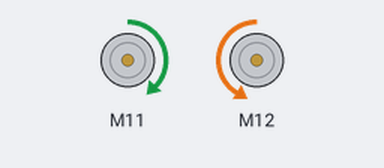
The sketch below on a simulated Arduino Uno, built with avr-gcc and run on an emulated ATmega328P. Parts: 2 × DC motor (green arrow = forward, orange = backward, longer = faster).

Above: at 0.2 s.
Timing chart, 0 to 1.7 s (numbered marks = the images above):
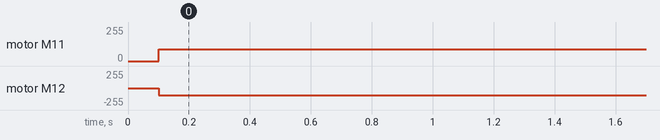

Measured:
- by itself, motor M11: stopped → forward 89/255 at 0.10 s
- by itself, motor M12: stopped → backward 106/255 at 0.10 s

The sketch:

LineFollower.ino
```cpp
#include <Arduino.h>
#include <Wire.h>
#include <SoftwareSerial.h>
#include <MeMegaPi.h>

double angle_rad = PI/180.0;
double angle_deg = 180.0/PI;
MeEncoderOnBoard Encoder_1(SLOT1);
MeEncoderOnBoard Encoder_2(SLOT2);
MeEncoderOnBoard Encoder_3(SLOT3);
MeEncoderOnBoard Encoder_4(SLOT4);
MeLineFollower linefollower_6(6);
int count = 0;
bool turnLeft = false;

void isr_process_encoder1(void){
  if(digitalRead(Encoder_1.getPortB()) == 0){
    Encoder_1.pulsePosMinus();
  }else{
    Encoder_1.pulsePosPlus();
  }
}

void isr_process_encoder2(void){
  if(digitalRead(Encoder_2.getPortB()) == 0){
    Encoder_2.pulsePosMinus();
  }else{
    Encoder_2.pulsePosPlus();
  }
}

void isr_process_encoder3(void){
  if(digitalRead(Encoder_3.getPortB()) == 0){
    Encoder_3.pulsePosMinus();
  }else{
    Encoder_3.pulsePosPlus();
  }
}

void isr_process_encoder4(void){
  if(digitalRead(Encoder_4.getPortB()) == 0){
    Encoder_4.pulsePosMinus();
  }else{
    Encoder_4.pulsePosPlus();
  }
}
void move(int direction, int speed){
  int leftSpeed = 0;
  int rightSpeed = 0;
  if(direction == 1){ // Right
    leftSpeed = -1 * speed;
    rightSpeed = speed;
  }else if(direction == 2){ // Left
    leftSpeed = speed;
    rightSpeed = -1 * speed;
  }else if(direction == 3){ // Forwards
    leftSpeed = speed;
    rightSpeed = speed;
  }else if(direction == 4){ // Backwards
    leftSpeed = -1 * speed;
    rightSpeed = -1 * speed;
  }
  Encoder_1.setTarPWM(leftSpeed);
  Encoder_2.setTarPWM(rightSpeed * 1.20);
}

void setup() {
  TCCR1A = _BV(WGM10);
  TCCR1B = _BV(CS11) | _BV(WGM12);
  TCCR2A = _BV(WGM21) | _BV(WGM20);
  TCCR2B = _BV(CS21);
  attachInterrupt(Encoder_1.getIntNum(), isr_process_encoder1, RISING);
  attachInterrupt(Encoder_2.getIntNum(), isr_process_encoder2, RISING);
  // DO SOMETHING

}

void _loop() {
  Encoder_1.loop();
  Encoder_2.loop();
}

void loop() {
  int sensorValue = linefollower_6.readSensors();  // Read the sensor once

  if(sensorValue == 1.000000){ // White Line Right
    move(1, 50 / 100.0 * 255);
    delay(100);
    if (sensorValue == 1.000000) {
      turnLeft == true;
    }
  }
  if(sensorValue == 2.000000){ // White Line Left
    move(2, 50 / 100.0 * 255);
    delay(100);
    if (sensorValue == 2.000000) {
      turnLeft == false;
    }
  }
  if (sensorValue == 0.0000000) { // Black Line All
    turn();
    delay(100);
  }
  if(sensorValue == 3.000000){ // White Line All
    move(3, 30 / 100.0 * 255);
    delay(100);
  }

  _loop();
}

void turn() {
  if (turnLeft == false) {
    move(2, 35 / 100.0 * 255);  // Turn Left
  } else {
    move(1, 35 / 100.0 * 255);  // Turn Right
  }
}
```
